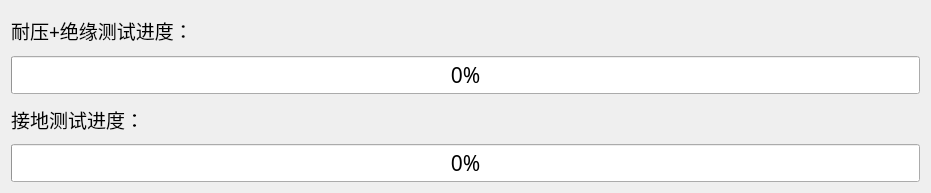
<?xml version="1.0" encoding="UTF-8"?>
<ui version="4.0">
 <class>Face_Volinsul</class>
 <widget class="QWidget" name="Face_Volinsul">
  <property name="geometry">
   <rect>
    <x>0</x>
    <y>0</y>
    <width>931</width>
    <height>193</height>
   </rect>
  </property>
  <property name="windowTitle">
   <string>Form</string>
  </property>
  <layout class="QGridLayout" name="gridLayout">
   <item row="0" column="0">
    <widget class="QLabel" name="label">
     <property name="font">
      <font>
       <family>微软雅黑</family>
       <pointsize>14</pointsize>
      </font>
     </property>
     <property name="text">
      <string>耐压+绝缘测试进度：</string>
     </property>
    </widget>
   </item>
   <item row="1" column="0">
    <widget class="QProgressBar" name="progressBar">
     <property name="font">
      <font>
       <family>微软雅黑</family>
       <pointsize>16</pointsize>
      </font>
     </property>
     <property name="value">
      <number>0</number>
     </property>
     <property name="alignment">
      <set>Qt::AlignCenter</set>
     </property>
     <property name="invertedAppearance">
      <bool>false</bool>
     </property>
     <property name="textDirection">
      <enum>QProgressBar::TopToBottom</enum>
     </property>
    </widget>
   </item>
   <item row="2" column="0">
    <widget class="QLabel" name="label_2">
     <property name="font">
      <font>
       <family>微软雅黑</family>
       <pointsize>14</pointsize>
      </font>
     </property>
     <property name="text">
      <string>接地测试进度：</string>
     </property>
    </widget>
   </item>
   <item row="3" column="0">
    <widget class="QProgressBar" name="progressBar2">
     <property name="font">
      <font>
       <family>微软雅黑</family>
       <pointsize>16</pointsize>
      </font>
     </property>
     <property name="value">
      <number>0</number>
     </property>
     <property name="alignment">
      <set>Qt::AlignCenter</set>
     </property>
     <property name="invertedAppearance">
      <bool>false</bool>
     </property>
     <property name="textDirection">
      <enum>QProgressBar::TopToBottom</enum>
     </property>
    </widget>
   </item>
  </layout>
 </widget>
 <resources/>
 <connections/>
</ui>
